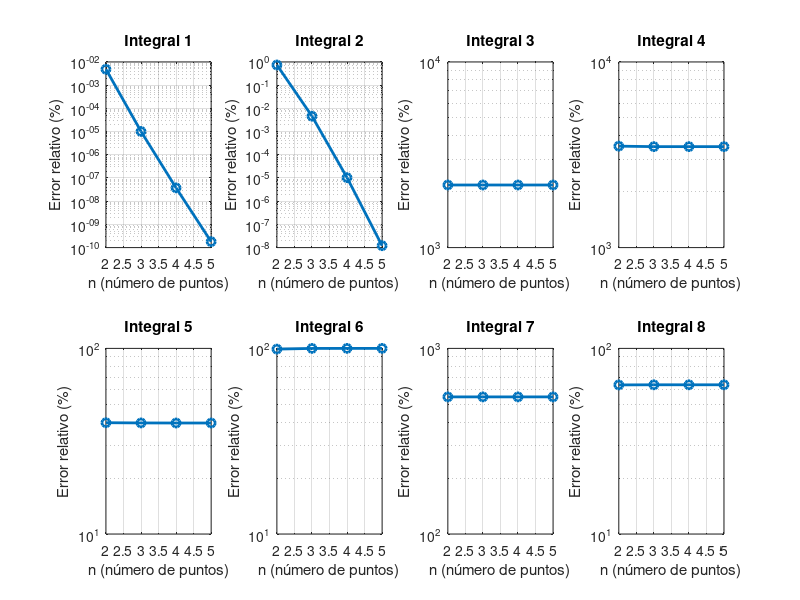

The MATLAB script that drew this image: (Note: this script raises an error after producing the figure.)
% Ejercicio 10-TP3

% Borramos las variables previas y la ventana de comandos
clc
clear
close all

% Definir las funciones integrandos
f1 = @(x) x.^2.*log(x);             % x^2*ln(x)
f2 = @(x) x.^2.*exp(-x);            % x^2*e^(-x)
f3 = @(x) 2./(x.^2-4);              % 2/(x^2-4)
f4 = @(x) x.^2.*sin(x);             % x^2*sin(x)
f5 = @(x) exp(3*x).*sin(2*x);       % e^(3x)*sin(2x)
f6 = @(x) 2*x./(x.^2-4);            % 2x/(x^2-4)
f7 = @(x) 2*x./sqrt(x.^2-4);        % 2x/sqrt(x^2-4)
f8 = @(x) cos(x).^2;                % cos^2(x)

% Límites de integración
a1 = 1;    b1 = 1.5;    % Para f1
a2 = 0;    b2 = 1;      % Para f2
a3 = 0;    b3 = 0.35;   % Para f3
a4 = 0;    b4 = pi/4;   % Para f4
a5 = 0;    b5 = pi/4;   % Para f5
a6 = 1;    b6 = 1.6;    % Para f6
a7 = 3;    b7 = 3.5;    % Para f7
a8 = 0;    b8 = pi/4;   % Para f8

% Valores exactos (calculados analíticamente o con alta precisión)
exact1 = 1/3*(1.5^3*log(1.5) - 1^3*log(1)) - 1/9*(1.5^3 - 1^3);
exact2 = 2 - 5*exp(-1);
exact3 = 1/4*log(abs((0.35^2-4)/(0^2-4)));
exact4 = 1/4*pi^2/16 - sin(pi/4) + pi/4*cos(pi/4);
exact5 = (2/13*exp(3*pi/4)*sin(2*pi/4)) - (3/13*exp(3*pi/4)*cos(2*pi/4)) - (2/13*sin(0)) + (3/13*cos(0));
exact6 = 1/2*log(abs((1.6^2-4)/(1^2-4)));
exact7 = log(abs((3.5+sqrt(3.5^2-4))/(3+sqrt(3^2-4))));
exact8 = pi/8;

% Vector de valores exactos
exactValues = [exact1, exact2, exact3, exact4, exact5, exact6, exact7, exact8];

% Arreglos para funciones y límites
funcs    = {f1, f2, f3, f4, f5, f6, f7, f8};
a_limits = [a1, a2, a3, a4, a5, a6, a7, a8];
b_limits = [b1, b2, b3, b4, b5, b6, b7, b8];

% Inicializar arrays para almacenar resultados
results = zeros(4, 8);  % Para n = 2, 3, 4, 5 y 8 integrales
errors  = zeros(4, 8);  % Para errores relativos

% Calcular las integrales utilizando cuadratura gaussiana para n = 2, 3, 4, 5
for idx = 1:8
    for n_idx = 1:4
        n = n_idx + 1; % n = 2, 3, 4, 5
        
        % Usar los puntos de Gauss-Legendre predefinidos para cada n
        switch n
            case 2
                % Puntos y pesos para n=2
                x = [-0.5773502691896257; 0.5773502691896257];
                w = [1.0000000000000000; 1.0000000000000000];
            case 3
                % Puntos y pesos para n=3
                x = [-0.7745966692414834; 0.0000000000000000; 0.7745966692414834];
                w = [0.5555555555555556; 0.8888888888888888; 0.5555555555555556];
            case 4
                % Puntos y pesos para n=4
                x = [-0.8611363115940526; -0.3399810435848563; 0.3399810435848563; 0.8611363115940526];
                w = [0.3478548451374538; 0.6521451548625461; 0.6521451548625461; 0.3478548451374538];
            case 5
                % Puntos y pesos para n=5
                x = [-0.9061798459386640; -0.5384693101056831; 0.0000000000000000; 0.5384693101056831; 0.9061798459386640];
                w = [0.2369268850561891; 0.4786286704993665; 0.5688888888888889; 0.4786286704993665; 0.2369268850561891];
        end
        
        % Transformar nodos del intervalo [-1,1] al intervalo [a,b]
        a             = a_limits(idx);
        b             = b_limits(idx);
        x_transformed = ((b-a)/2)*x + (a+b)/2;
        
        % Evaluar la función en los nodos transformados
        func     = funcs{idx};
        f_values = func(x_transformed);
        
        % Calcular la integral usando la fórmula de cuadratura
        results(n_idx, idx) = ((b-a)/2) * sum(w .* f_values);
        
        % Calcular el error relativo
        errors(n_idx, idx) = abs((results(n_idx, idx) - exactValues(idx)) / exactValues(idx)) * 100;
    end
end

% Mostrar resultados
integrales = {'∫x²ln(x)dx', '∫x²e^(-x)dx', '∫2/(x²-4)dx', '∫x²sin(x)dx', ...
             '∫e^(3x)sin(2x)dx', '∫2x/(x²-4)dx', '∫2x/√(x²-4)dx', '∫cos²(x)dx'};
         
disp('Resultados de Integración con Cuadratura Gaussiana:');
disp('-----------------------------------------------------------------------');
for i = 1:8
    fprintf('Integral %d: %s desde [%.2f, %.2f]\n', i, integrales{i}, a_limits(i), b_limits(i));
    fprintf('  Valor exacto: %.10f\n', exactValues(i));
    for n = 2:5
        fprintf('  n = %d: %.10f (Error relativo: %.8f%%)\n', n, results(n-1, i), errors(n-1, i));
    end
    disp('-----------------------------------------------------------------------');
end

% Plot de convergencia (error vs. n)
figure;
for i = 1:8
    subplot(2, 4, i);
    semilogy(2:5, errors(:, i), 'o-', 'LineWidth', 2);
    title(['Integral ' num2str(i)]);
    xlabel('n (número de puntos)');
    ylabel('Error relativo (%)');
    grid on;
end
sgtitle('Convergencia de Cuadratura Gaussiana');

% Comparar con integral de MATLAB para verificación adicional
fprintf('\nComparación con integral de MATLAB:\n');
fprintf('-----------------------------------------------------------------------\n');
for i = 1:8
    func          = funcs{i};
    matlab_result = integral(func, a_limits(i), b_limits(i));
    matlab_error  = abs((matlab_result - exactValues(i)) / exactValues(i)) * 100;
    fprintf('Integral %d: MATLAB = %.10f (Error: %.8f%%)\n', i, matlab_result, matlab_error);
end
fprintf('-----------------------------------------------------------------------\n');